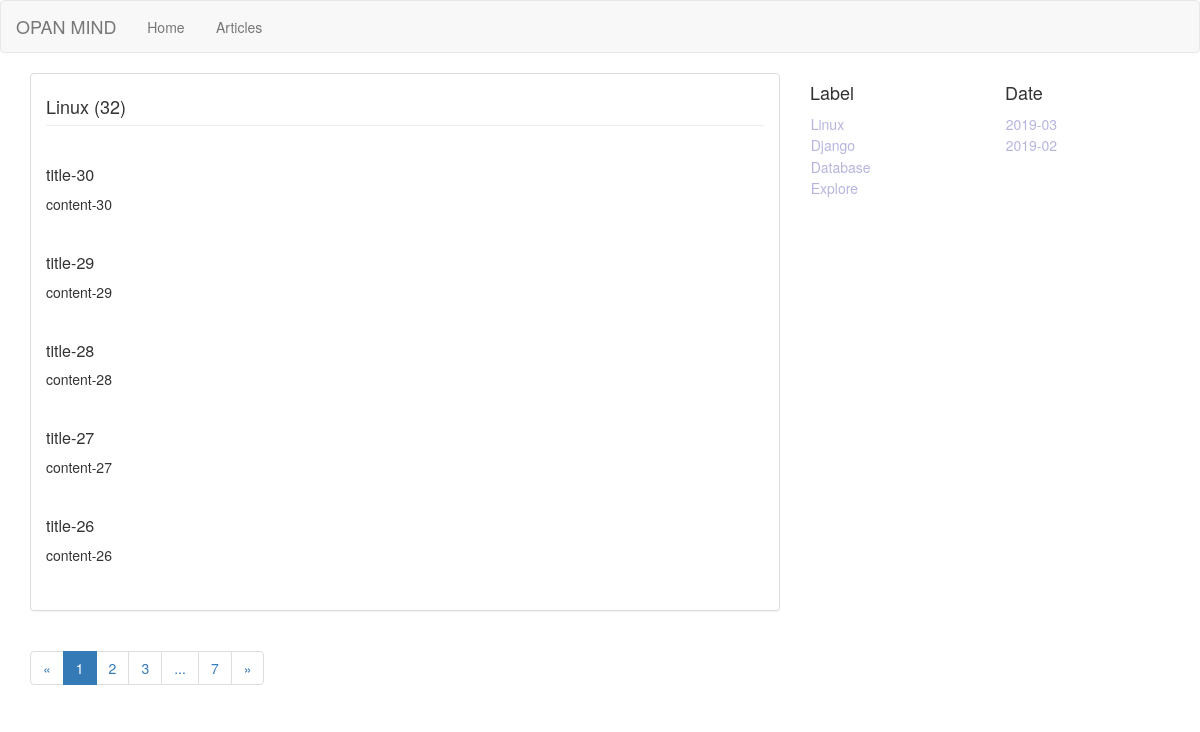
The page /blog/type/1 on the database its author committed.
### blog/models.py (models this page shows, shortened)
class BlogType(models.Model):
    type_name = models.CharField(max_length=30)

class Blog(models.Model,ReadNumExpandMethod):
    title = models.CharField(max_length=50)
    blog_type = models.ForeignKey(BlogType, on_delete=models.DO_NOTHING)
    author = models.ForeignKey(User, on_delete=models.DO_NOTHING)
    content = RichTextField()
    created_time = models.DateTimeField(auto_now_add=True)
    last_updated_time = models.DateTimeField(auto_now=True)
    class Meta:
        ordering = ['-created_time']

### blog/views.py (the view)
# urls.py: path('type/<int:blog_type_pk>', views.blogs_with_type, name='blogs_with_type'),
def blogs_with_type(request, blog_type_pk):
    blog_type = get_object_or_404(BlogType, pk=blog_type_pk)
    blogs_all_list = Blog.objects.filter(blog_type=blog_type)
    context = get_common_list(request, blogs_all_list)
    context['blog_type'] = blog_type
    return render(request,'blog/blogs_with_type.html', context)

### blog/templates/blog/blogs_with_type.html
{% extends 'blog/blog_list.html' %}
{% block title %}{{ blog_type.type_name }} ({{ blogs|length }}){% endblock %}
{% block body %}
{% for item in page_of_blogs %}
    <a a class="a-title" href = "{% url 'blog_detail' item.pk %}">
      <h5>{{ item.title }}</h5>
    </a>
    <p>{{ item.content|striptags|truncatewords:15 }}</p>
    <br>
{% empty %}
    <p>Thanks for expected</p>
{% endfor %}
{% endblock %}

### blog/templates/blog/blog_list.html (shortened to what this page needs)
{% extends 'base.html' %}
{% load staticfiles %}
{% block source %}
    <link rel="stylesheet" href="{% static 'blog/blog.css' %}">
{% endblock %}
{% block content %}
<div class="container">
    <div class="row">
        <div class="col-sm-8">
          <div class="panel panel-default">
              <div class="panel-body">
                <h4>{% block title %}Articles ({{ blogs|length }}){% endblock %}</h4>
              </div>
              <div class="panel-body">
                  {% block body %}{% endblock %}
              </div>
          </div>
            <div>
                <ul class="pagination">
                    <li>
                        {% if page_of_blogs.has_previous %}
                        <a href="?page={{ page_of_blogs.previous_page_number }}" aria-label="Previous">
                            <span aria-hidden="true">&laquo;</span>
                        </a>
                        {% else %}
                            <span aria-hidden="true">&laquo;</span>
                        {% endif %}
                    </li>
                    {% for page_num in page_range %}
                        {% if page_num == page_of_blogs.number %}
                        <li class="active"><span>{{ page_num }}</span></li>
                        {% else %}
                            {% if page_num == '...' %}
                                <li><span>{{ page_num }}</span></li>
                            {% else %}
                                <li><a href="?page={{ page_num }}">{{ page_num }}</a></li>
                            {% endif %}
                        {% endif %}
                    {% endfor %}
                    <li>
                        {% if page_of_blogs.has_next %}
                      <a href="?page={{ page_of_blogs.next_page_number }}" aria-label="Next">
                        <span aria-hidden="true">&raquo;</span>
                      </a>
                        {% else %}
                        <span aria-hidden="true">&raquo;</span>
                        {% endif %}
                    </li>
              </ul>
            </div>
        </div>
        <div class="hidden-xs col-sm-2">
            <h4>Label</h4>
            <ul class="blog-type">
                {% for blog_type in blog_types %}
                <li>
                    <a class="a-decoration" href="{% url 'blogs_with_type' blog_type.pk %}">{{ blog_type.type_name }}</a>
                </li>
                {% endfor %}
            </ul>
        </div>
        <div class="hidden-xs col-sm-2">
            <h4>Date</h4>
            <ul class="blog-type">
                {% for blog_date in blog_dates %}
                <li>
                    <a class="a-decoration" href="{% url 'blogs_with_date' blog_date.year blog_date.month %}">{{ blog_date|date:'Y-m' }}</a>
                </li>
                {% endfor %}
            </ul>
        </div>
    </div>
</div>
{% endblock %}

### static/base.css (style rules this page uses)
* { margin:0; padding:0; }
a.a-decoration { color: rgb(182,180,223); text-decoration: none !important; }

### blog/static/blog/blog.css (style rules this page uses)
ul { list-style-type: none; }
li { padding:0.05em; }
a.a-decoration { color: rgb(182,180,223); text-decoration: none !important; }
a.a-title { color: inherit; }
div.panel-body h4 { margin: 0.4em 0em; margin-bottom:0em; padding-bottom:0.5em; border-bottom: 1px solid #eee; }
div.panel-body a h5 { font-size: 115%; display: inline-block; }

### rows shown on the page
BlogType: type_name "Linux"
Blog: title "title-30", content "content-30"
Blog: title "title-29", content "content-29"
Blog: title "title-28", content "content-28"
Blog: title "title-27", content "content-27"
Blog: title "title-26", content "content-26"
BlogType: type_name "Django"
BlogType: type_name "Database"
BlogType: type_name "Explore"

### other values the page prints
{{ blogs|length }} "32"
{{ page_num }} "1"
{{ page_num }} "2" "3" "7"
{{ page_num }} "..."
{{ blog_date|date:'Y-m' }} "2019-03" "2019-02"
